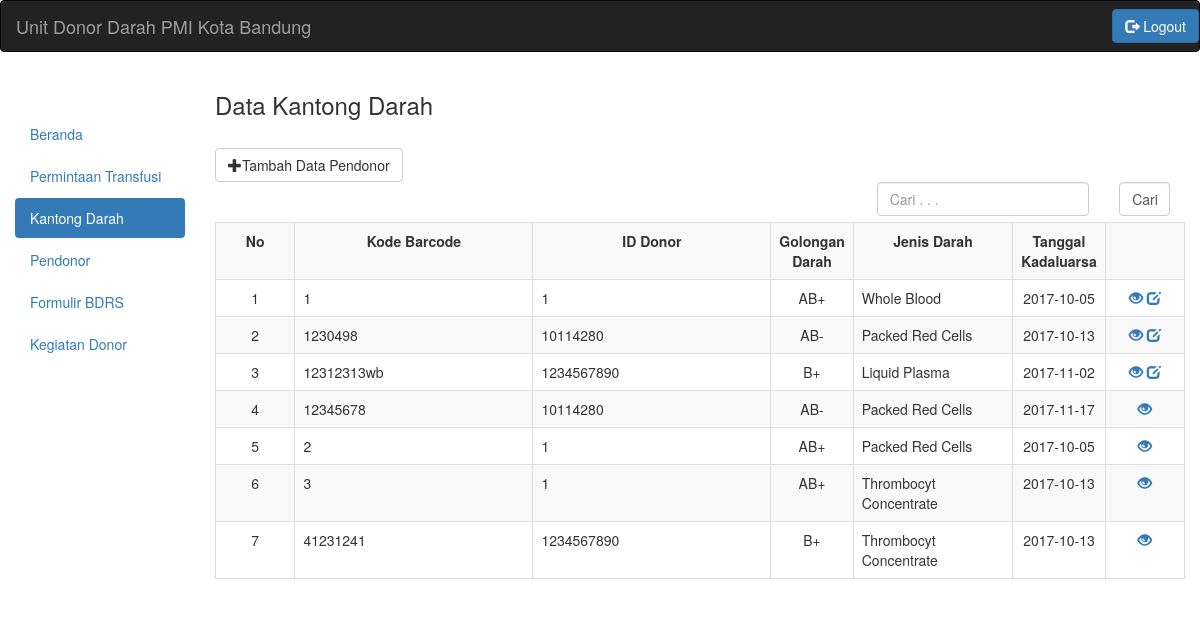
The page /petugas.php?menu=kantong_darah&action=tampil on the database its author committed.
### tables this page shows
CREATE TABLE `kantong_darah` (
  `KODE_BARCODE` varchar(15) NOT NULL,
  `PENDONOR_ID` varchar(15) DEFAULT NULL,
  `ID_GOLONGAN_DARAH` smallint(6) DEFAULT NULL,
  `JENIS_DARAH` varchar(30) NOT NULL,
  `VOLUME_DARAH` smallint(6) DEFAULT NULL,
  `TGL_PENGAMBILAN` date DEFAULT NULL,
  `WAKTU_PENGAMBILAN` time DEFAULT NULL,
  `TGL_KADALUARSA` date DEFAULT NULL,
  `STATUS` varchar(20) NOT NULL
);

CREATE TABLE `gol_darah` (
  `ID_GOLONGAN_DARAH` smallint(6) NOT NULL,
  `GOLONGAN_DARAH` varchar(3) DEFAULT NULL,
  `JENIS_DARAH` varchar(30) DEFAULT NULL,
  `STOK_DARAH` smallint(6) DEFAULT NULL
);

### kantong_darah/kantong_darah.php (the view, shortened to what this page needs)
<?php
$link = koneksi_db();
?>
<h3>Data Kantong Darah</h3><br>
<form enctype="multipart/form-data" method="post" action="petugas.php?menu=kantong_darah&action=tambah">
	<button type="submit" class="btn btn-default">
		<span class="glyphicon glyphicon-plus" aria-hidden="true"></span>Tambah Data Pendonor
	</button>
</form>
<div class="col-md-8">
</div>
<form enctype="multipart/form-data" method="post" action="rumahsakit.php?menu=permintaan&action=tampil">
	<div class="col-md-3">
		<input type="text" name="cari" placeholder="Cari . . ." class="form-control">
	</div>
	<div class="col-md-1">
		<input type="submit" name="submit" value="Cari" class="form-control">
	</div>
</form><br>
<br>
<table class="table table-bordered table-striped">
	<tr>
		<td class="col-md-1">
			<strong>
				<center>No</center>
			</strong>
		</td>
		<td class="col-md-3">
			<strong>
				<center>Kode Barcode</center>
			</strong>
		</td>
		<td class="col-md-3">
			<strong>
				<center>ID Donor</center>
			</strong>
		</td>
		<td class="col-md-1">
			<strong>
				<center>Golongan Darah</center>
			</strong>
		</td>
		<td class="col-md-2">
			<strong>
				<center>Jenis Darah</center>
			</strong>
		</td>
		<td class="col-md-1">
			<strong>
				<center>Tanggal Kadaluarsa</center>
			</strong>
		</td>
		<td class="col-md-1"></td>
	</tr>
	<?php
	$query_kantong_darah = "select * from kantong_darah";
	$no = 1;
	$result_kantong_darah = mysqli_query( $link, $query_kantong_darah );
	while ( $data_kantong_darah = mysqli_fetch_array( $result_kantong_darah ) ) {
		$query_golongan_darah = "select * from gol_darah where id_golongan_darah='" . $data_kantong_darah[ 'ID_GOLONGAN_DARAH' ] . "'";
		$result_golongan_darah = mysqli_query( $link, $query_golongan_darah );
		$data_gol_darah = mysqli_fetch_array( $result_golongan_darah );
		?>
	<tr>
		<td>
			<center>
				<?php echo $no;?>
			</center>
		</td>
		<td>
			<?php echo $data_kantong_darah['KODE_BARCODE'];?>
		</td>
		<td>
			<?php echo $data_kantong_darah['PENDONOR_ID'];?>
		</td>
		<td>
			<center>
				<?php echo $data_gol_darah['GOLONGAN_DARAH'];?>
			</center>
		</td>
		<td>
			<?php echo $data_gol_darah['JENIS_DARAH'];?>
		</td>
		<td>
			<center>
				<?php echo $data_kantong_darah['TGL_KADALUARSA'];?>
			</center>
		</td>
		<td>
			<center>
				<a>
				<span class="glyphicon glyphicon-eye-open" aria-hidden="true" data-toggle="modal" data-target="#<?php echo $no; ?>"> </span>
			</a>
		<?php
			if($data_kantong_darah['STATUS']=="tersedia"){
		?>
			<a href="petugas.php?menu=kantong_darah&action=ubah&id=<?php echo $data_kantong_darah['KODE_BARCODE']; ?>">
				<span class="glyphicon glyphicon-edit" aria-hidden="true"></span>
			</a>
			<?php
			}
		?>
			</center>
		</td>
	</tr>
	<?php
	$no++;
	}
	?>
</table>

### rows shown on the page
kantong_darah: KODE_BARCODE "1", PENDONOR_ID "1", ID_GOLONGAN_DARAH.GOLONGAN_DARAH "AB+", ID_GOLONGAN_DARAH.JENIS_DARAH "Whole Blood", TGL_KADALUARSA "2017-10-05"
kantong_darah: KODE_BARCODE "1230498", PENDONOR_ID "10114280", ID_GOLONGAN_DARAH.GOLONGAN_DARAH "AB-", ID_GOLONGAN_DARAH.JENIS_DARAH "Packed Red Cells", TGL_KADALUARSA "2017-10-13"
kantong_darah: KODE_BARCODE "12312313wb", PENDONOR_ID "1234567890", ID_GOLONGAN_DARAH.GOLONGAN_DARAH "B+", ID_GOLONGAN_DARAH.JENIS_DARAH "Liquid Plasma", TGL_KADALUARSA "2017-11-02"
kantong_darah: KODE_BARCODE "12345678", PENDONOR_ID "10114280", ID_GOLONGAN_DARAH.GOLONGAN_DARAH "AB-", ID_GOLONGAN_DARAH.JENIS_DARAH "Packed Red Cells", TGL_KADALUARSA "2017-11-17"
kantong_darah: KODE_BARCODE "2", PENDONOR_ID "1", ID_GOLONGAN_DARAH.GOLONGAN_DARAH "AB+", ID_GOLONGAN_DARAH.JENIS_DARAH "Packed Red Cells", TGL_KADALUARSA "2017-10-05"
kantong_darah: KODE_BARCODE "3", PENDONOR_ID "1", ID_GOLONGAN_DARAH.GOLONGAN_DARAH "AB+", ID_GOLONGAN_DARAH.JENIS_DARAH "Thrombocyt Concentrate", TGL_KADALUARSA "2017-10-13"
kantong_darah: KODE_BARCODE "41231241", PENDONOR_ID "1234567890", ID_GOLONGAN_DARAH.GOLONGAN_DARAH "B+", ID_GOLONGAN_DARAH.JENIS_DARAH "Thrombocyt Concentrate", TGL_KADALUARSA "2017-10-13"
